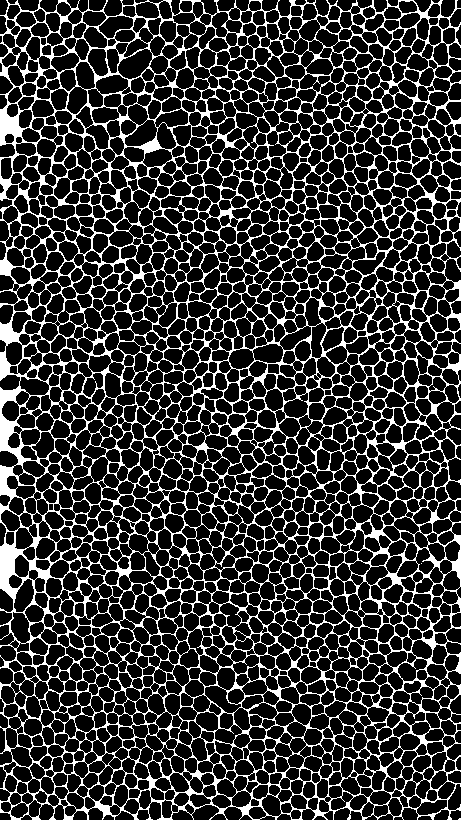
%> input picture ImageProcessing/ComparisonSegmentationAlgorithms/Comparison/Mask180.tif, 461 x 820 px
$ octave ComparisonUnetCellStar.m   (GNU Octave 9; MATLAB toolbox functions it lacks are replaced by stand-ins)
%> lines starting %> are read from the running program, lines starting %| are printed output that depends on the picture; in (x1, y1, x2, y2) boxes, pixels count from 0 and x2, y2 are one past the last pixel; in counts of white or black regions, pixels touching at a corner belong together; the program's own positions count from 1
%% Load Images
GT = imread('Mask180.tif');
%> GT: size 820x461 uint8; 79.4% white; black in thin lines or dots
CS = load('CellStarSeg_180.mat');
CS = CS.segments;
UN = imread('Unet_180.tif');
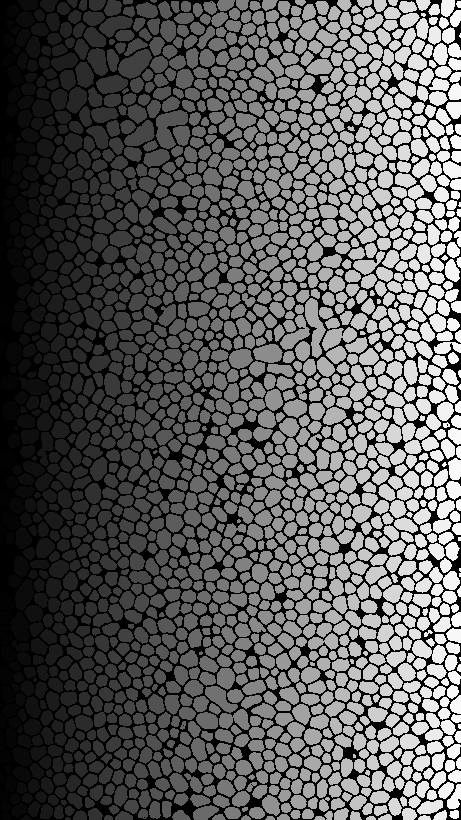
%> input picture ImageProcessing/ComparisonSegmentationAlgorithms/Comparison/Unet_180.tif, 461 x 820 px
%> UN is the input picture: size 820x461 uint16; min 0, max 2119, mean 748.9


LGT = bwlabel(GT,4);
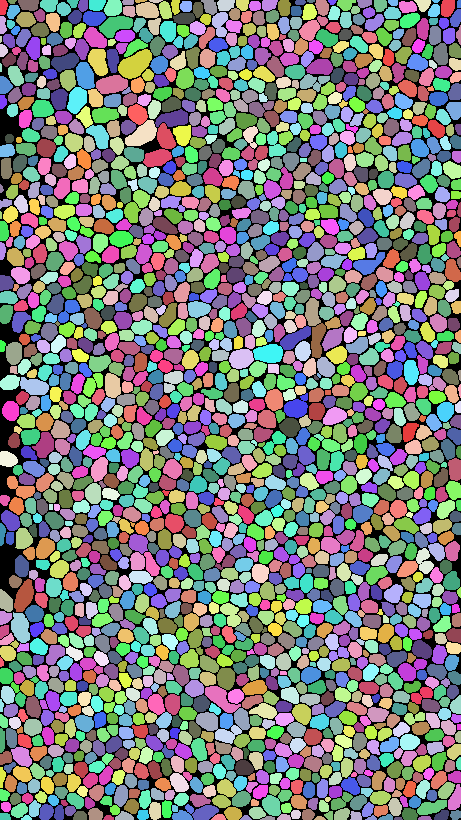
%> LGT: size 820x461 double; 2100 distinct labels, from 0 to 2099; one colour per label, 0 black

%% Compare the total number of cells obtained by the two

tncGT = length(unique(LGT))-1;
%> tncGT = 2099
% 2099
tncCS = length(unique(CS))-1;
% 1917
tncUN = length(unique(UN))-1;
%> tncUN = 2119
% 2119

%% Compare the total amount of pixels that have been selected as a cell
tcCS = 0;
tcUN = 0;
tcGT = 0;

[a,b]=size(LGT);
%> a = 820; b = 461
binCS = zeros(a,b);
binUN = zeros(a,b);
binGT = zeros(a,b);

for i=1:a
    for j=1:b
        if CS(i,j)~=0
            binCS(i,j)=1;
        end
        if UN(i,j)~=0
            binUN(i,j)=1;
        end
        if GT(i,j)~=0
            binGT(i,j)=1;
        end
    end
end
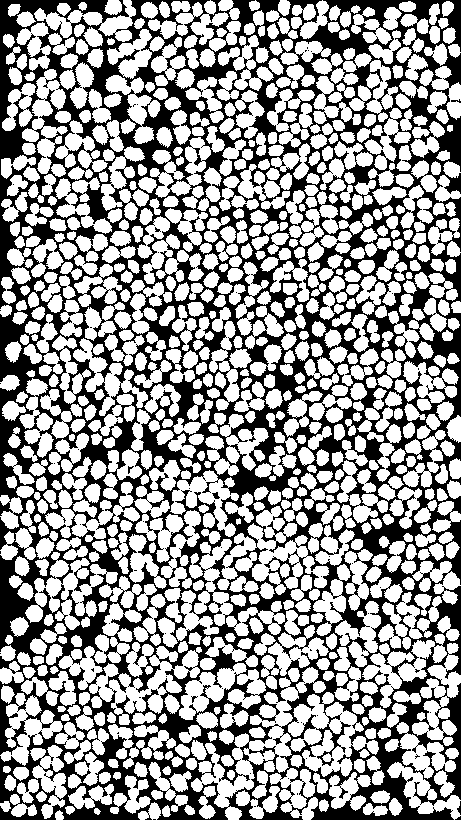
%> binCS: size 820x461 double; values 0 (black) and 1 (white), 61.1% white; 62 black regions (56 under 20 px), largest, box (x1, y1, x2, y2) and area: (0, 0, 461, 820) 146954, (212, 492, 220, 499) 33, (457, 801, 461, 815) 27, (128, 466, 134, 474) 21, (451, 99, 461, 103) 20, (191, 696, 198, 703) 20
%> binGT: size 820x461 double; values 0 (black) and 1 (white), 79.4% white; black in thin lines or dots
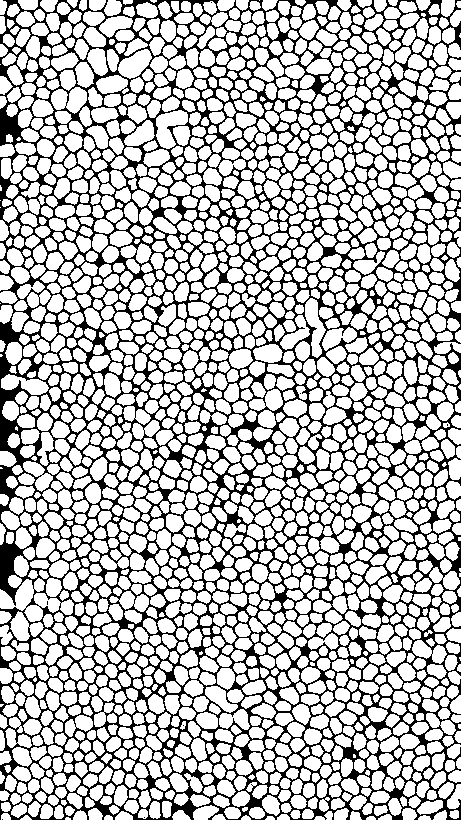
%> binUN: size 820x461 double; values 0 (black) and 1 (white), 72% white; black in thin lines or dots


for i=1:a
    for j=1:b
        if binCS(i,j)~=0 && GT(i,j)~=0
            tcCS = tcCS+1;
        end
        if binUN(i,j)~=0 && GT(i,j)~=0
            tcUN = tcUN+1;
        end
        if GT(i,j)~=0
            tcGT = tcGT+1;
        end
    end
end
%> after the loop, tcCS = 223335; tcGT = 300173; tcUN = 266051


tcC = tcCS/tcGT;
%> tcC = 0.744
% 0.7440
tcU = tcUN/tcGT;
%> tcU = 0.886
% 0.8863


%% Compute the intersection over union (IoU)
% To interpret results --> https://uk.mathworks.com/help/vision/ref/evaluatesemanticsegmentation.html

testLabelsDir = 'D:\PhD\Year_1\2019_04_15_ImageProcessing\ComparisonUnetCellStar\Comparison\GroundTruth';
testImagesDirCS = 'D:\PhD\Year_1\2019_04_15_ImageProcessing\ComparisonUnetCellStar\Comparison\CellStar';
testImagesDirUN = 'D:\PhD\Year_1\2019_04_15_ImageProcessing\ComparisonUnetCellStar\Comparison\UNet';

classNames = ["cell","background"];
labelIDs = [255 0];

%> (the run ends here)
